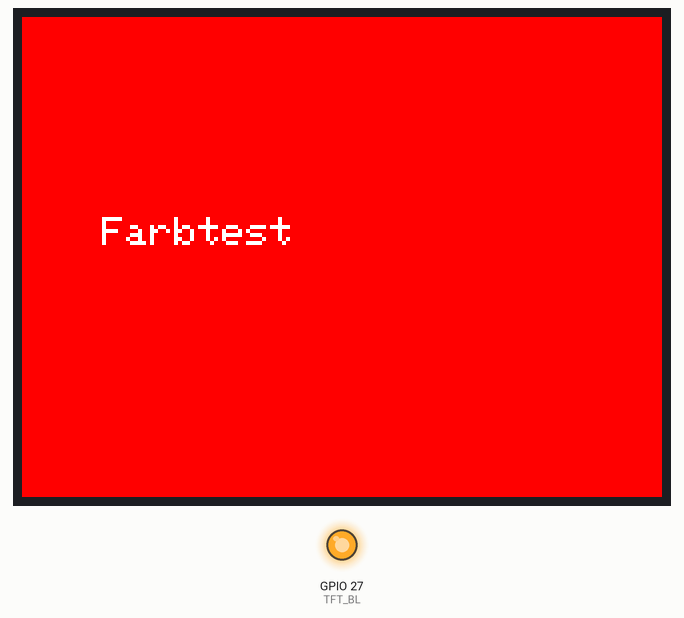
Recording of a sketch running on a simulated ESP32. Shown: 320×240 colour display, output pins drawn as LEDs (lit = HIGH). What the sketch prints to the serial monitor is not drawn.

Above: at 0.4 s.
At 1.4 s:
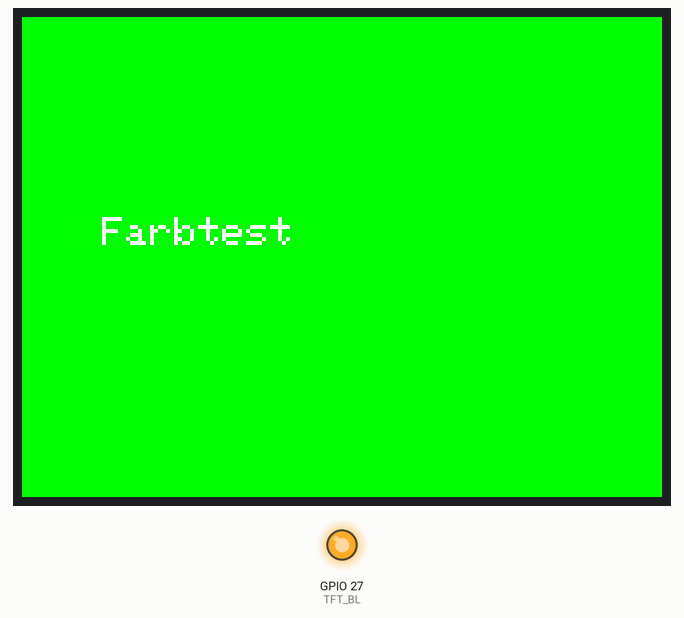
At 2.5 s:
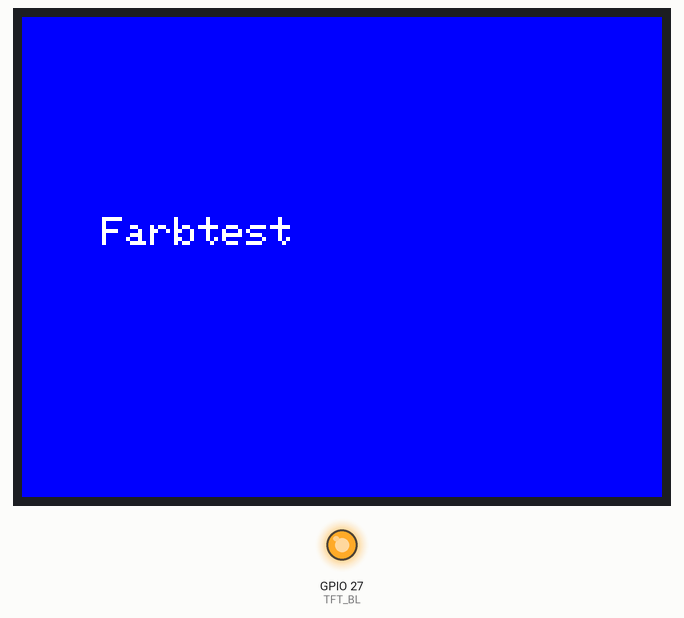
At 3.6 s:
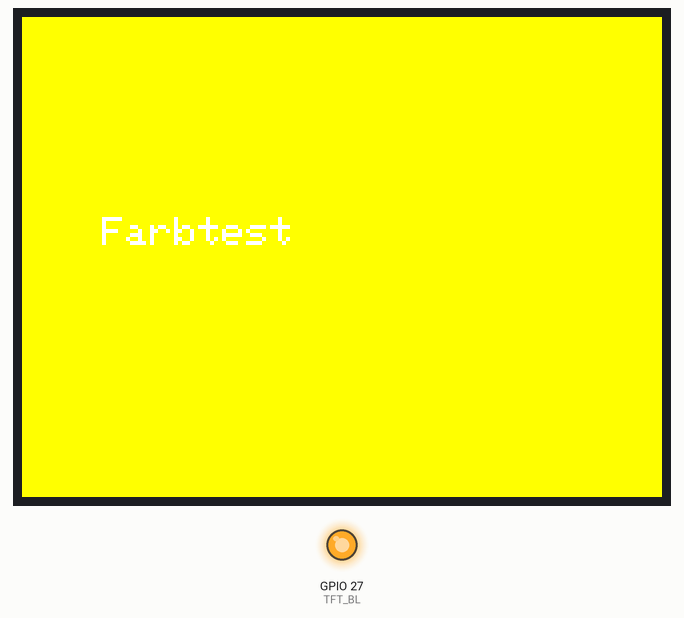
At 4.7 s:
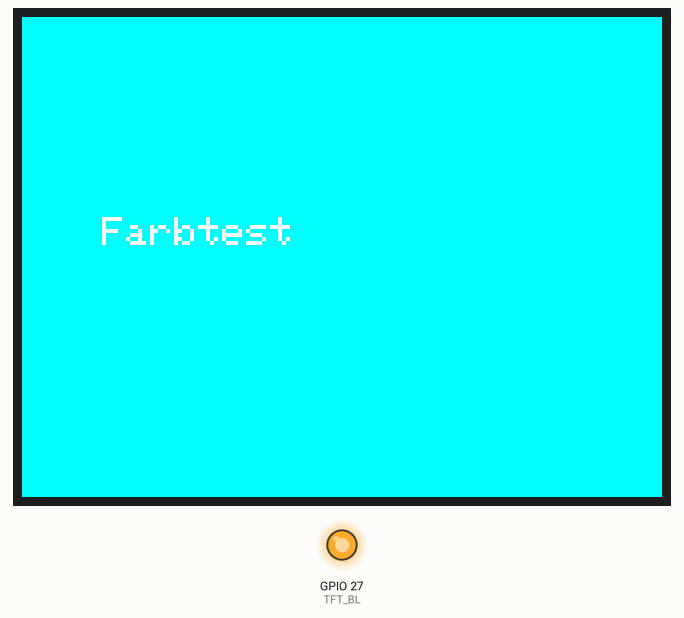
At 5.8 s:
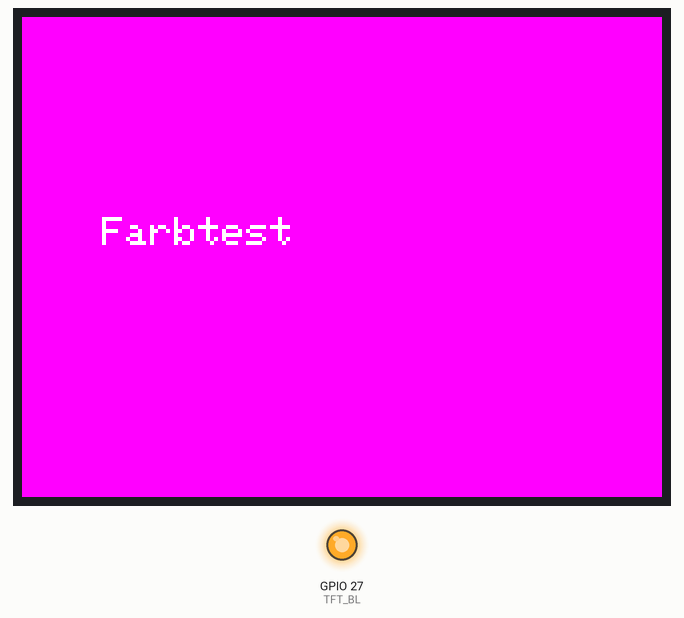

The sketch:

Testcode-for-display.ino
```cpp
#include <TFT_eSPI.h>   // Bodmer's Library
#include <SPI.h>

// === Pinbelegung laut deinem Board ===
#define TFT_CS   15
#define TFT_DC    2
#define TFT_RST  20
#define TFT_BL   27   // Backlight (HIGH)

// === TFT initialisieren ===
TFT_eSPI tft = TFT_eSPI(); // Objekt

void setup() {
  Serial.begin(115200);
  Serial.println("Starte TFT Display Test...");

  // Backlight einschalten
  pinMode(TFT_BL, OUTPUT);
  digitalWrite(TFT_BL, HIGH);

  // Display starten
  tft.init();
  tft.setRotation(1);  // 0=Hochformat, 1=Querformat
  tft.fillScreen(TFT_BLACK);

  // Textausgabe
  tft.setTextColor(TFT_WHITE, TFT_BLACK);
  tft.setTextSize(2);
  tft.setCursor(10, 20);
  tft.println("ESP32 Display Test");

  // Linien
  tft.drawLine(0, 0, tft.width(), tft.height(), TFT_RED);
  tft.drawLine(0, tft.height(), tft.width(), 0, TFT_GREEN);

  // Rechteck und Kreis
  tft.drawRect(40, 40, 100, 60, TFT_BLUE);
  tft.fillCircle(200, 120, 20, TFT_YELLOW);

  Serial.println("Display initialisiert!");
}

void loop() {
  // Farbanimation
  static uint8_t colorIndex = 0;
  uint16_t colors[] = {TFT_RED, TFT_GREEN, TFT_BLUE, TFT_YELLOW, TFT_CYAN, TFT_MAGENTA};

  tft.fillScreen(colors[colorIndex]);
  tft.setTextColor(TFT_WHITE, colors[colorIndex]);
  tft.setCursor(40, 100);
  tft.println("Farbtest");

  colorIndex = (colorIndex + 1) % 6;
  delay(1000);
}
```

Measured:
- by itself, everything shown: repeats every 6.5 s, in 6 steps
- what the display in image 1 shows lasts 1.1 s, from 1.4 s to 2.5 s
